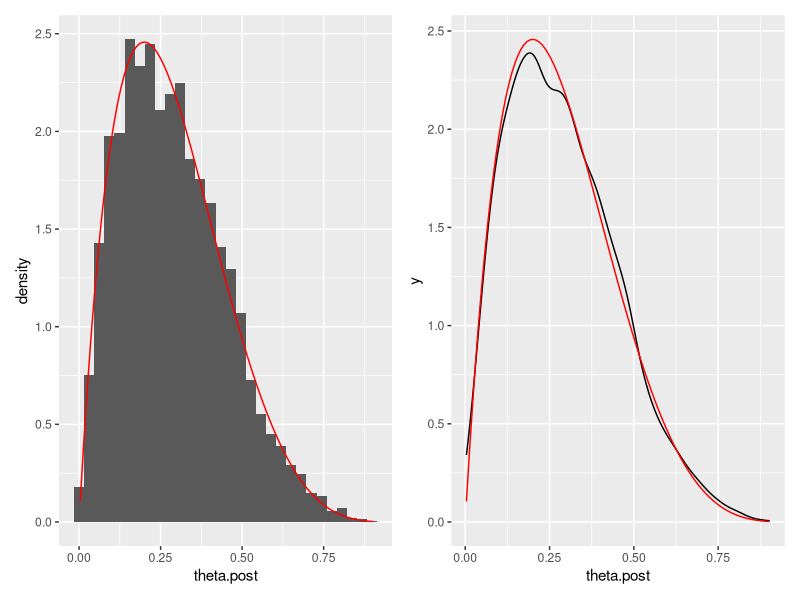

Here is the R script that generated this plot:
## ---- chunk 1
set.seed(123)

S <- 5000
theta.prop <- runif(S, min = 0, max = 1)

u <- runif(S)
## ---- chunk 2
dens_obj <- function(v){
  (gamma(7)/(gamma(2)*gamma(5)))*v*(1-v)^4
}
f_theta <- sapply(theta.prop, dens_obj)
## ---- chunk 3
M <- (gamma(7)/(gamma(2)*gamma(5)))*(1/5)*(1-1/5)^4
M
## ---- chunk 4
acepta <- u <= f_theta/M
theta.post <- theta.prop[acepta]
## ---- chunk 5
rechazo_beta <- function(S) {
  
  dens_obj <- function(v){
      (gamma(7)/(gamma(2)*gamma(5))) * v * (1-v)^4
      }
  M <- (gamma(7)/(gamma(2)*gamma(5)))*(1/5)*(1-1/5)^4 # calculamos M
  
  theta.post <- c()
  
  while (length(theta.post)<S) {
    
    theta.prop <- runif(S, min = 0, max = 1) # generamos los candidatos

    u <- runif(S) # generamos u
    
    f_theta <- sapply(theta.prop, dens_obj) # calculamos f
    
    acepta <- u <= f_theta/M
    theta.post <- c(theta.post, theta.prop[acepta]) # guardamos los aceptados
  }
  
  theta.post <- theta.post[1:S]
}
## ---- chunk 6
theta.post <- rechazo_beta(5000)
length(theta.post)
## ---- chunk 7
library(ggplot2)
library(patchwork)
g1 <- ggplot(data.frame(theta.post), aes(x = theta.post)) +
  geom_histogram(aes(y = after_stat(density)), bins = 30) + #Ajuste de escala
  stat_function(fun = dens_obj, color = "red") #Dist. teorica

g2 <- ggplot(data.frame(theta.post), aes(x = theta.post)) +
  geom_density() +
  stat_function(fun = dens_obj, color = "Red")

g1 + g2
## ---- chunk 8
enterococos <- c(670, 1700, 150, 710, 30, 70, 230, 20, 30, 130, 80, 40, 120,
                 100, 330, 140, 230, 120)
## ---- chunk 9
enterococos_superan <- enterococos[enterococos >= 500]
length(enterococos_superan)
